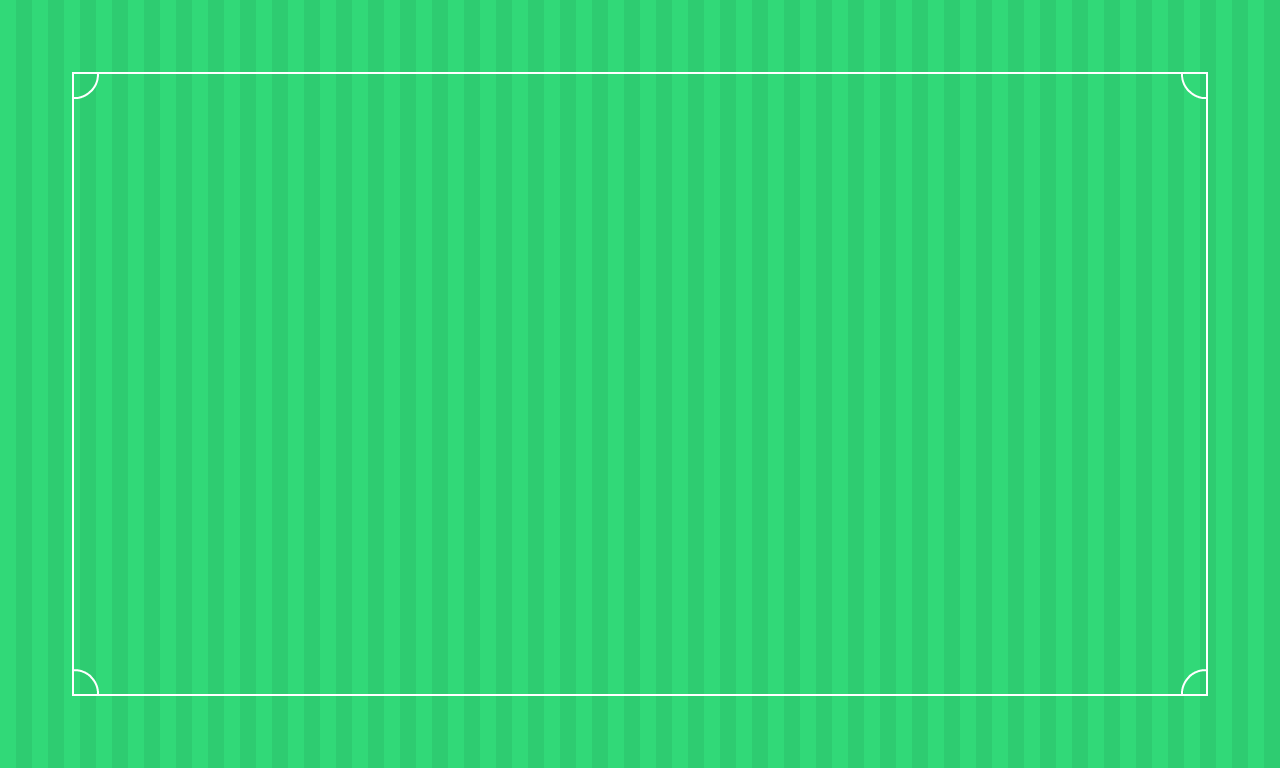

This is a level from a 2D game, rendered from its Tiled map with the project's own tilesets. A one-line summary and the map file follow, with tile-layer data summarised:
An orthogonal 20x12 tile map with 64x64 px tiles, 1 tile layer (Grass) and 2 objects.

<map version="1.0" orientation="orthogonal" width="20" height="12" tilewidth="64" tileheight="64">
 <tileset firstgid="1" name="Field" tilewidth="64" tileheight="64">
  <image source="groundGrass_mown.png" width="832" height="1024" />
 </tileset>
 <layer name="Grass" width="20" height="12">
  <data>[240 cells, 240 non-empty, 9 distinct tile ids]</data>
 </layer>
 <objectgroup name="fes" width="20" height="12">
  <object x="432" y="288" width="400" height="160">
   <ellipse />
  </object>
  <object x="368" y="144">
   <ellipse />
  </object>
 </objectgroup>
</map>
